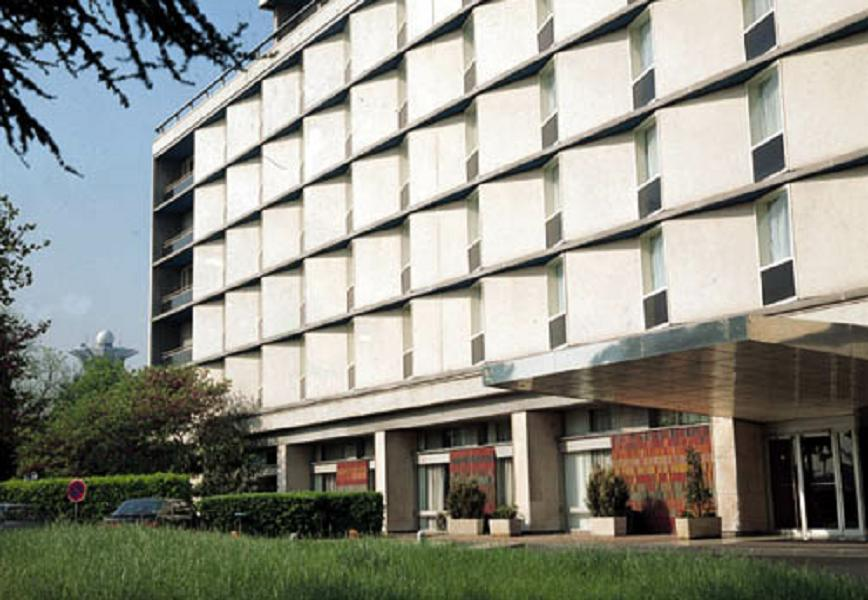
#> input picture OpenCV/image/data-jpg/building.jpg, 868 x 600 px
$ python 03-Canny-Edge.py
#> lines starting #> are read from the running program, lines starting #| are printed output that depends on the picture; after the words box and inside, x2 and y2 are one past the last pixel; in counts of white or black regions, pixels touching at a corner belong together
# Canny Edge Detector
'''
캐니 엣지 (Canny Edge)

https://docs.opencv.org/4.5.3/da/d5c/tutorial_canny_detector.html

캐니 엣지는 지금까지 살펴본 것처럼 한 가지 필터만 사용하는 것이 아니라 다음의 4단계 알고리즘에 따라 경계를 검출합니다.

1. 노이즈 제거: 5 x 5 가우시안 블러링 필터로 노이즈 제거
2. 경계 그레디언트 방향 계산: 소벨 필터로 경계 및 그레디언트 방향 검출
3. 비최대치 억제(Non-Maximum Suppression): 그레디언트 방향에서 검출된 경계 중 가장 큰 값만 선택하고 나머지는 제거
4. Hysteresis 스레시홀딩: 두 개의 경계 값(Max, Min)을 지정해서 경계 영역에 있는 픽셀들 중 큰 경계 값(Max) 밖의 픽셀과 연결성이 없는 픽셀 제거

OpenCV에서 제공하는 캐니 엣지는 함수는 아래와 같습니다.

edges = cv2.Canny(img, threshold1, threshold2, edges, apertureSize, L2gardient)
    img: 입력 영상
    threshold1, threshold2: 이력 스레시홀딩에 사용할 Min, Max 값
    apertureSize: 소벨 마스크에 사용할 커널 크기
    L2gradient: 그레디언트 강도를 구할 방식 (True: 제곱 합의 루트 False: 절댓값의 합)
    edges: 엣지 결과 값을 갖는 2차원 배열
'''

from __future__ import print_function
import os
import cv2 as cv
import argparse

max_lowThreshold = 100
window_name = 'Edge Map'
title_trackbar = 'Min Threshold:'
ratio = 3
kernel_size = 3

#path = '/home/sky/sky/VisualStudio/OpenCV/data/'
path = '../image/data-jpg/'

img = cv.imread(os.path.join(path, "building.jpg"))
#> img is the input picture: shape (600, 868, 3); mean B, G, R 133.7, 143.6, 142.9

# 케니 엣지 적용
edges = cv.Canny(img,100,200)
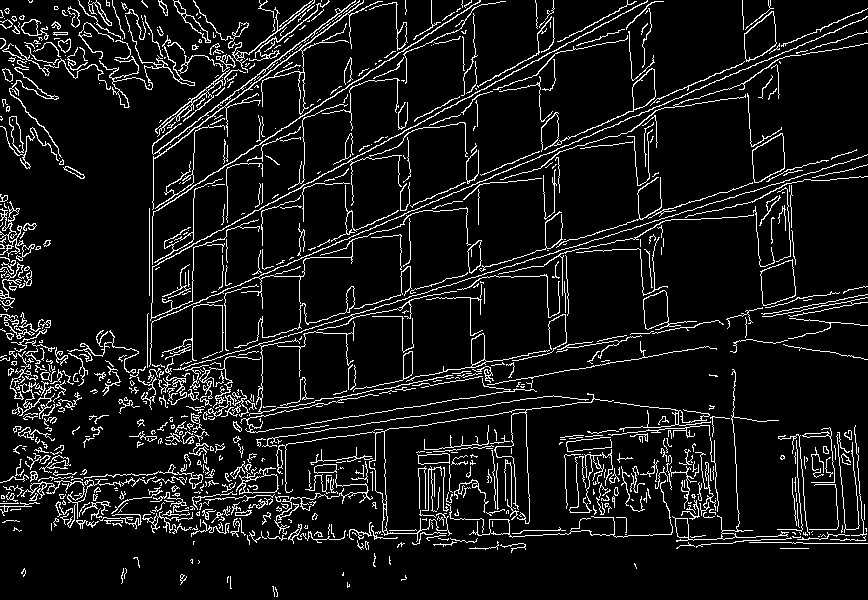
#> edges: shape (600, 868); 8.8% white in thin lines or dots

# 결과 출력
cv.imshow('Original', img)
cv.imshow('Canny', edges)
cv.waitKey(0)
cv.destroyAllWindows()


# OpenCV tutorial
# Asks the user to enter a numerical value to set the lower threshold for our Canny Edge Detector (by means of a Trackbar).
# Applies the Canny Detector and generates a mask (bright lines representing the edges on a black background).
# Applies the mask obtained on the original image and display it in a wind

def CannyThreshold(val):
    low_threshold = val
    img_blur = cv.blur(src_gray, (3,3))
    detected_edges = cv.Canny(img_blur, low_threshold, low_threshold*ratio, kernel_size)
    mask = detected_edges != 0
    dst = src * (mask[:,:,None].astype(src.dtype))
    cv.imshow(window_name, dst)

parser = argparse.ArgumentParser(description='Code for Canny Edge Detector tutorial.')
parser.add_argument('--input', help='Path to input image.', default=path+'building.jpg')
args = parser.parse_args()
src = cv.imread(cv.samples.findFile(args.input))

if src is None:
    print('Could not open or find the image: ', args.input)
    exit(0)

src_gray = cv.cvtColor(src, cv.COLOR_BGR2GRAY)
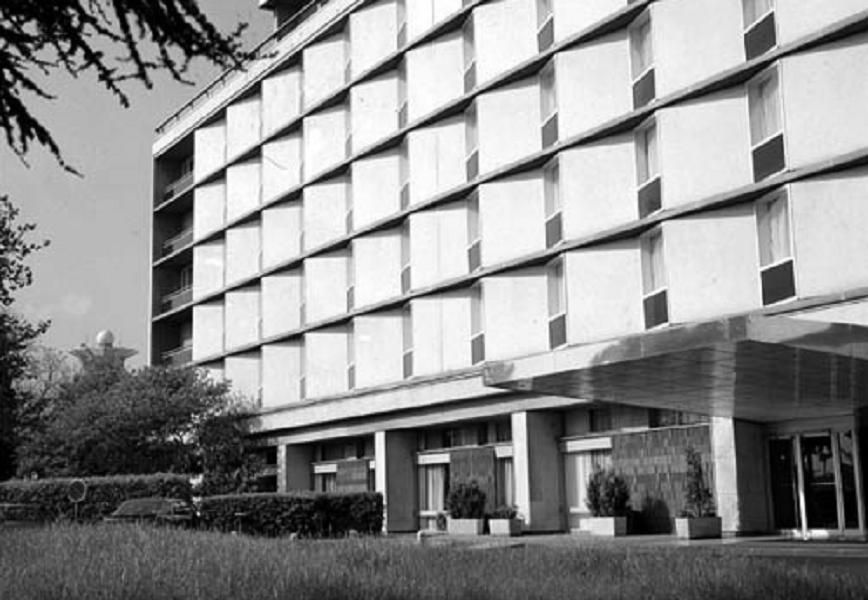
#> src_gray: shape (600, 868); min 0, max 255, mean 142.3
cv.namedWindow(window_name)
cv.createTrackbar(title_trackbar, window_name , 0, max_lowThreshold, CannyThreshold)
#> slider 'Min Threshold:' is set to 20
CannyThreshold(0)
#> in CannyThreshold, `detected_edges = cv.Canny(img_blur, low_threshold, low_threshold*ratio..`:
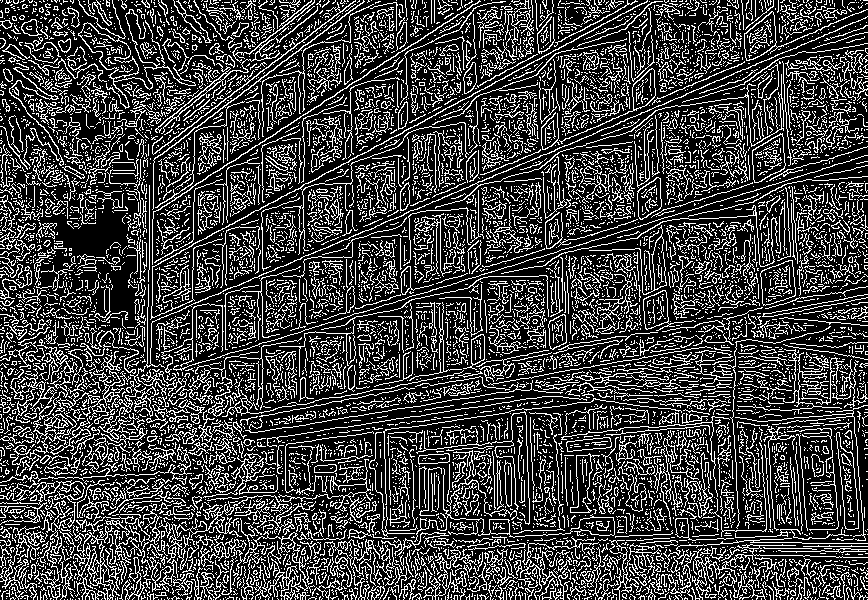
#> detected_edges: shape (600, 868); 25.3% white in thin lines or dots
#> in CannyThreshold, `mask = detected_edges != 0`: mask: shape (600, 868) bool; 25.3% white in thin lines or dots
#> in CannyThreshold, `dst = src * (mask[:,:,None].astype(src.dtype))`:
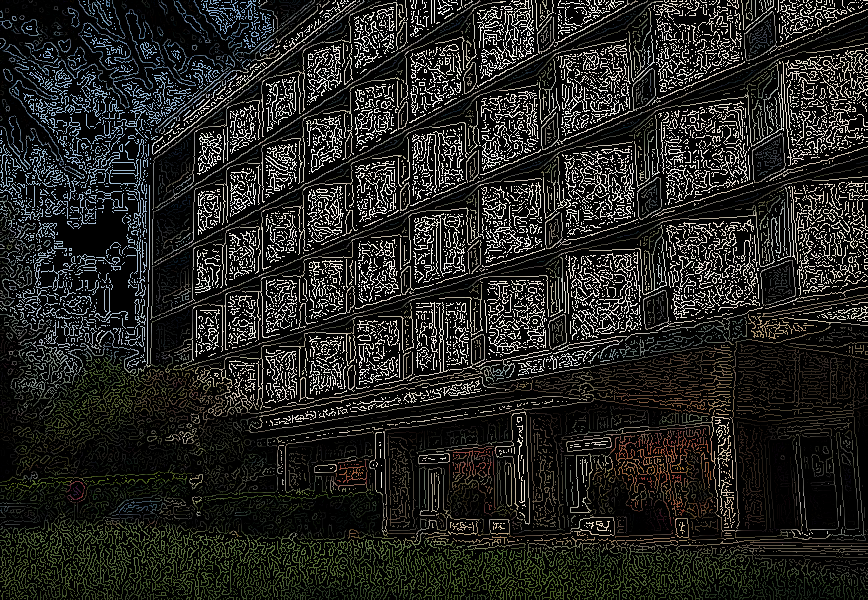
#> dst: shape (600, 868, 3); mean B, G, R 33.2, 35.9, 35.7
cv.waitKey()
#> call 2 of CannyThreshold, with val = 20
#> in CannyThreshold (call 2), `detected_edges = cv.Canny(img_blur, low_threshold, low_threshold*ratio..`:
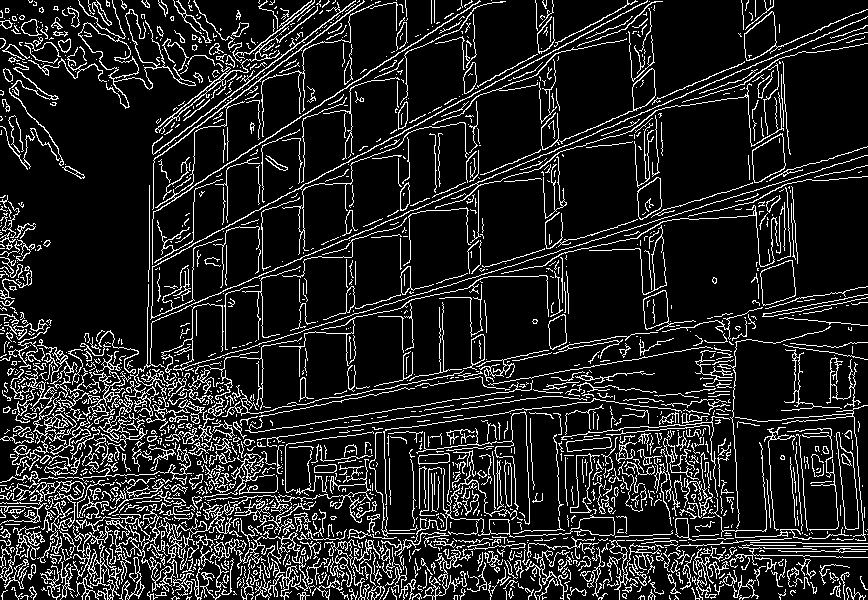
#> detected_edges: shape (600, 868); 13.9% white in thin lines or dots
#> in CannyThreshold (call 2), `mask = detected_edges != 0`: mask: shape (600, 868) bool; 13.9% white in thin lines or dots
#> in CannyThreshold (call 2), `dst = src * (mask[:,:,None].astype(src.dtype))`:
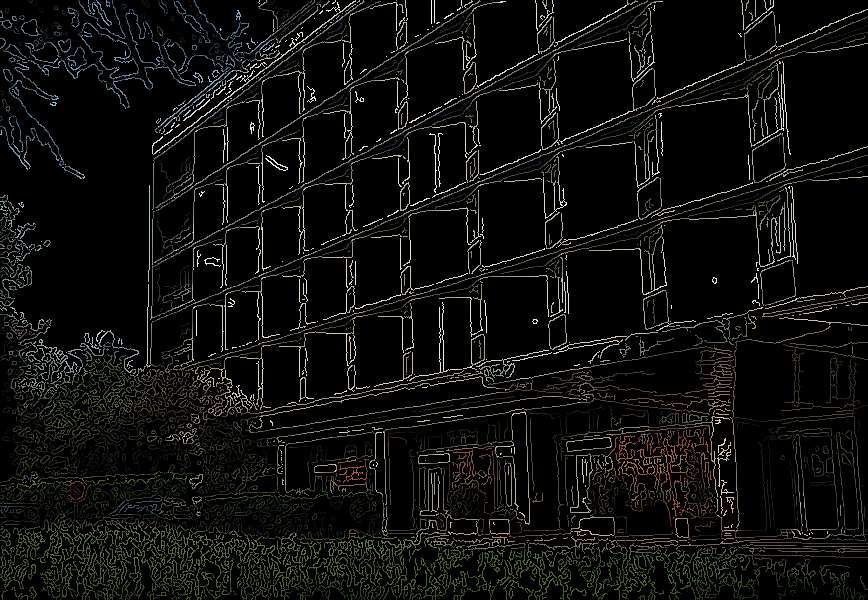
#> dst: shape (600, 868, 3); mean B, G, R 12.8, 15, 14.8

$ run again, with OpenCV/image/data-jpg/HappyFish.jpg copied over OpenCV/image/data-jpg/building.jpg
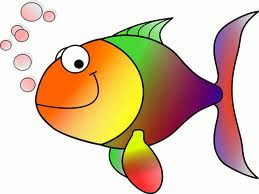
#> input picture OpenCV/image/data-jpg/HappyFish.jpg, 259 x 194 px
#> img is the input picture: shape (194, 259, 3); mean B, G, R 170.8, 196.4, 219.3
#> `edges = cv.Canny(img,100,200)`:
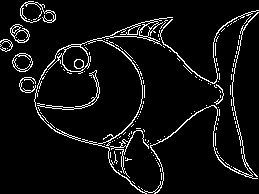
#> edges: shape (194, 259); 6.3% white in thin lines or dots
#> detected_edges: shape (194, 259); 15.5% white in thin lines or dots
#> mask: shape (194, 259) bool; 15.5% white in thin lines or dots
#> detected_edges: shape (194, 259); 7% white in thin lines or dots
#> mask: shape (194, 259) bool; 7% white in thin lines or dots
#> in CannyThreshold (call 2), `dst = src * (mask[:,:,None].astype(src.dtype))`:
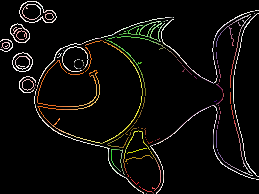
#> dst: shape (194, 259, 3); mean B, G, R 10.2, 12.3, 13.6
